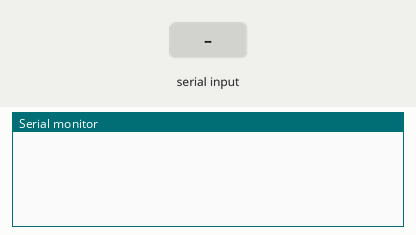
Bench run of a sketch on a simulated Arduino Mega 2560, built with avr-gcc and run on an emulated ATmega2560. Parts: the last lines printed to the serial monitor. Inputs (shaded band) come from the test bench.

Above: at 1.2 s.
1.3 s: "a" received over the second serial link
At 2.0 s:
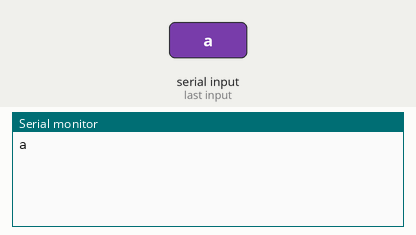
2.8 s: "1" received over the second serial link
At 3.1 s:
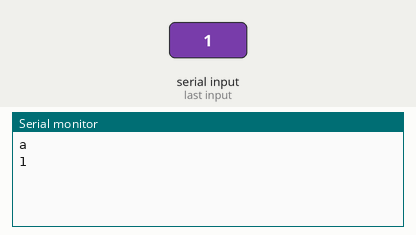

Measured:
- after the input at 1.3 s, the serial monitor: prints a new line at once (image 1)
- after the input at 2.8 s, the serial monitor: prints a new line at once (image 2)

The sketch:

Lets_Shake_Hands_Arduino_Side.ino
```cpp
// (licence header left out)
char inByte;

void setup() {
  // initialize both serial ports:
  Serial.begin(9600);
  Serial3.begin(9600);
}
void loop() {
  if (Serial3.available()) {
    inByte = Serial3.read();
    Serial.println(inByte);
    if (inByte == 'a') {
      inByte = 'b';
      Serial3.write(inByte);
    }
  }
}
```
